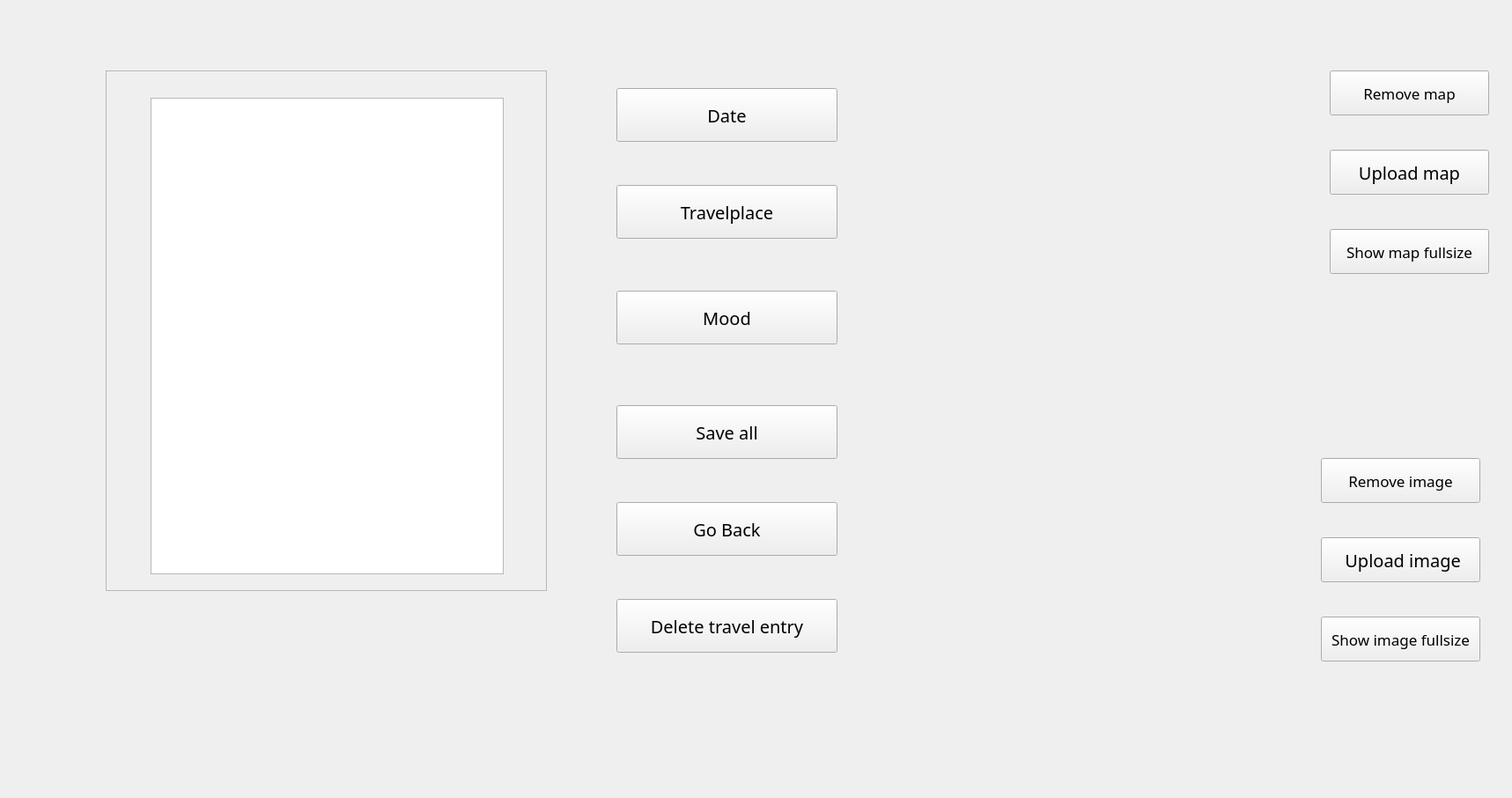
<?xml version="1.0" encoding="UTF-8"?>
<ui version="4.0">
 <class>TravelView</class>
 <widget class="QWidget" name="TravelView">
  <property name="geometry">
   <rect>
    <x>0</x>
    <y>0</y>
    <width>1717</width>
    <height>906</height>
   </rect>
  </property>
  <property name="font">
   <font>
    <family>aakar</family>
    <pointsize>19</pointsize>
   </font>
  </property>
  <property name="windowTitle">
   <string>Travel Diary</string>
  </property>
  <widget class="QPushButton" name="pushButton">
   <property name="geometry">
    <rect>
     <x>700</x>
     <y>460</y>
     <width>251</width>
     <height>61</height>
    </rect>
   </property>
   <property name="font">
    <font>
     <family>aakar</family>
     <pointsize>15</pointsize>
    </font>
   </property>
   <property name="text">
    <string>Save all</string>
   </property>
  </widget>
  <widget class="QScrollArea" name="scrollArea">
   <property name="geometry">
    <rect>
     <x>120</x>
     <y>80</y>
     <width>501</width>
     <height>591</height>
    </rect>
   </property>
   <property name="styleSheet">
    <string notr="true">background-image:url(:/Images/Images/page.jpg);
background-repeat: repeat-y;</string>
   </property>
   <property name="widgetResizable">
    <bool>true</bool>
   </property>
   <widget class="QWidget" name="scrollAreaWidgetContents">
    <property name="geometry">
     <rect>
      <x>0</x>
      <y>0</y>
      <width>499</width>
      <height>589</height>
     </rect>
    </property>
    <widget class="QTextEdit" name="textEdit">
     <property name="geometry">
      <rect>
       <x>50</x>
       <y>30</y>
       <width>401</width>
       <height>541</height>
      </rect>
     </property>
     <property name="font">
      <font>
       <family>aakar</family>
       <pointsize>16</pointsize>
      </font>
     </property>
     <property name="styleSheet">
      <string notr="true">background-position: center;
</string>
     </property>
    </widget>
   </widget>
  </widget>
  <widget class="QLabel" name="label">
   <property name="geometry">
    <rect>
     <x>20</x>
     <y>20</y>
     <width>391</width>
     <height>31</height>
    </rect>
   </property>
   <property name="font">
    <font>
     <pointsize>14</pointsize>
    </font>
   </property>
   <property name="text">
    <string/>
   </property>
  </widget>
  <widget class="QLabel" name="label_3">
   <property name="geometry">
    <rect>
     <x>420</x>
     <y>20</y>
     <width>221</width>
     <height>31</height>
    </rect>
   </property>
   <property name="text">
    <string/>
   </property>
  </widget>
  <widget class="QPushButton" name="pushButton_2">
   <property name="geometry">
    <rect>
     <x>700</x>
     <y>330</y>
     <width>251</width>
     <height>61</height>
    </rect>
   </property>
   <property name="font">
    <font>
     <family>aakar</family>
     <pointsize>15</pointsize>
    </font>
   </property>
   <property name="text">
    <string>Mood</string>
   </property>
  </widget>
  <widget class="QLabel" name="label_4">
   <property name="geometry">
    <rect>
     <x>700</x>
     <y>20</y>
     <width>351</width>
     <height>31</height>
    </rect>
   </property>
   <property name="text">
    <string/>
   </property>
  </widget>
  <widget class="QPushButton" name="pushButton_3">
   <property name="geometry">
    <rect>
     <x>700</x>
     <y>210</y>
     <width>251</width>
     <height>61</height>
    </rect>
   </property>
   <property name="font">
    <font>
     <family>aakar</family>
     <pointsize>15</pointsize>
    </font>
   </property>
   <property name="text">
    <string>Travelplace</string>
   </property>
  </widget>
  <widget class="QLabel" name="label_5">
   <property name="geometry">
    <rect>
     <x>1060</x>
     <y>10</y>
     <width>400</width>
     <height>400</height>
    </rect>
   </property>
   <property name="styleSheet">
    <string notr="true">background-image: url(:/Images/Images/white.png);</string>
   </property>
   <property name="text">
    <string/>
   </property>
  </widget>
  <widget class="QLabel" name="label_6">
   <property name="geometry">
    <rect>
     <x>1060</x>
     <y>450</y>
     <width>400</width>
     <height>400</height>
    </rect>
   </property>
   <property name="styleSheet">
    <string notr="true">background-image: url(:/Images/Images/white.png);</string>
   </property>
   <property name="text">
    <string/>
   </property>
  </widget>
  <widget class="QPushButton" name="pushButton_4">
   <property name="geometry">
    <rect>
     <x>1500</x>
     <y>610</y>
     <width>181</width>
     <height>51</height>
    </rect>
   </property>
   <property name="font">
    <font>
     <family>aakar</family>
     <pointsize>15</pointsize>
    </font>
   </property>
   <property name="text">
    <string> Upload image</string>
   </property>
  </widget>
  <widget class="QPushButton" name="pushButton_5">
   <property name="geometry">
    <rect>
     <x>1510</x>
     <y>170</y>
     <width>181</width>
     <height>51</height>
    </rect>
   </property>
   <property name="font">
    <font>
     <family>aakar</family>
     <pointsize>15</pointsize>
    </font>
   </property>
   <property name="text">
    <string>Upload map</string>
   </property>
  </widget>
  <widget class="QPushButton" name="pushButton_7">
   <property name="geometry">
    <rect>
     <x>1500</x>
     <y>700</y>
     <width>181</width>
     <height>51</height>
    </rect>
   </property>
   <property name="font">
    <font>
     <family>aakar</family>
     <pointsize>13</pointsize>
    </font>
   </property>
   <property name="text">
    <string>Show image fullsize</string>
   </property>
  </widget>
  <widget class="QPushButton" name="pushButton_8">
   <property name="geometry">
    <rect>
     <x>1510</x>
     <y>260</y>
     <width>181</width>
     <height>51</height>
    </rect>
   </property>
   <property name="font">
    <font>
     <family>aakar</family>
     <pointsize>13</pointsize>
    </font>
   </property>
   <property name="text">
    <string>Show map fullsize</string>
   </property>
  </widget>
  <widget class="QPushButton" name="pushButton_6">
   <property name="geometry">
    <rect>
     <x>700</x>
     <y>100</y>
     <width>251</width>
     <height>61</height>
    </rect>
   </property>
   <property name="font">
    <font>
     <family>aakar</family>
     <pointsize>15</pointsize>
    </font>
   </property>
   <property name="text">
    <string>Date</string>
   </property>
  </widget>
  <widget class="QPushButton" name="pushButton_9">
   <property name="geometry">
    <rect>
     <x>700</x>
     <y>680</y>
     <width>251</width>
     <height>61</height>
    </rect>
   </property>
   <property name="font">
    <font>
     <family>aakar</family>
     <pointsize>15</pointsize>
    </font>
   </property>
   <property name="text">
    <string>Delete travel entry</string>
   </property>
  </widget>
  <widget class="QPushButton" name="pushButton_10">
   <property name="geometry">
    <rect>
     <x>700</x>
     <y>570</y>
     <width>251</width>
     <height>61</height>
    </rect>
   </property>
   <property name="font">
    <font>
     <family>aakar</family>
     <pointsize>15</pointsize>
    </font>
   </property>
   <property name="text">
    <string>Go Back</string>
   </property>
  </widget>
  <widget class="QPushButton" name="pushButton_11">
   <property name="geometry">
    <rect>
     <x>1510</x>
     <y>80</y>
     <width>181</width>
     <height>51</height>
    </rect>
   </property>
   <property name="font">
    <font>
     <family>aakar</family>
     <pointsize>13</pointsize>
    </font>
   </property>
   <property name="text">
    <string>Remove map</string>
   </property>
  </widget>
  <widget class="QPushButton" name="pushButton_12">
   <property name="geometry">
    <rect>
     <x>1500</x>
     <y>520</y>
     <width>181</width>
     <height>51</height>
    </rect>
   </property>
   <property name="font">
    <font>
     <family>aakar</family>
     <pointsize>13</pointsize>
    </font>
   </property>
   <property name="text">
    <string>Remove image</string>
   </property>
  </widget>
 </widget>
 <resources/>
 <connections/>
</ui>
